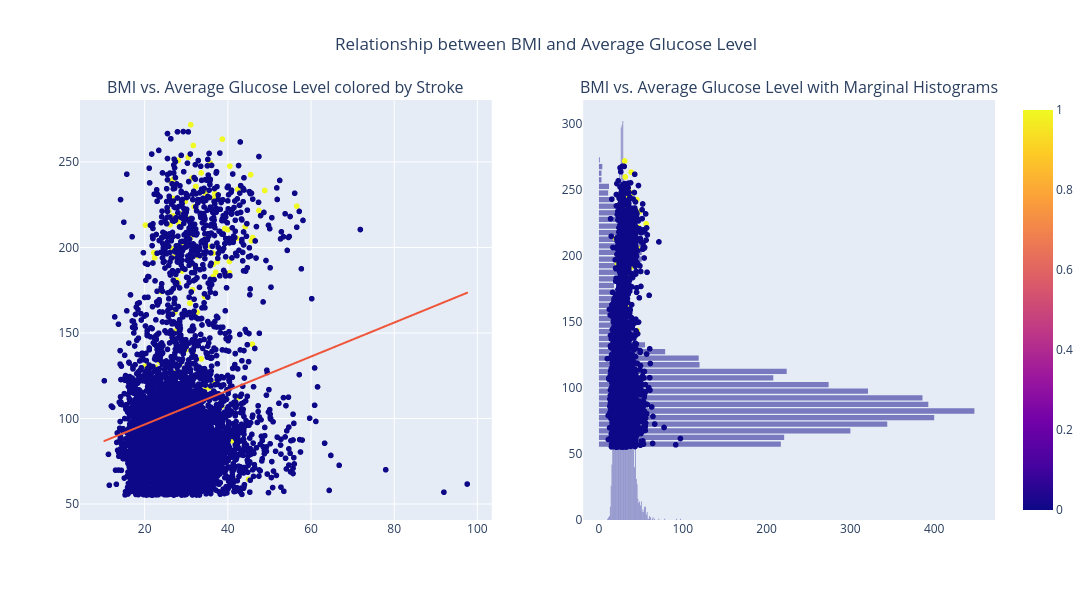

The cell this chart's notebook holds for it:
### Code cell
import plotly.express as px
import plotly.subplots as sp
import pandas as pd

# Example DataFrame setup (use your actual DataFrame here)
# df = pd.read_csv('your_dataset.csv')

# Scatter Plot: BMI vs. Average Glucose Level colored by Stroke
scatter_plot = px.scatter(
    df,
    x='bmi',
    y='avg_glucose_level',
    color='stroke',
    labels={'bmi': 'BMI', 'avg_glucose_level': 'Average Glucose Level', 'stroke': 'Stroke'},
    title='Scatter Plot of BMI vs. Average Glucose Level colored by Stroke',
    trendline='ols'  # Adds a trendline to show the overall relationship
)

# Scatter Plot with Marginal Histograms
scatter_histogram = px.scatter(
    df,
    x='bmi',
    y='avg_glucose_level',
    color='stroke',
    marginal_x='histogram',  # Adds a histogram to the x-axis
    marginal_y='histogram',  # Adds a histogram to the y-axis
    labels={'bmi': 'BMI', 'avg_glucose_level': 'Average Glucose Level', 'stroke': 'Stroke'},
    title='Scatter Plot of BMI vs. Average Glucose Level with Marginal Histograms'
)

# Create subplots
fig = sp.make_subplots(
    rows=1, cols=2,
    subplot_titles=[
        'BMI vs. Average Glucose Level colored by Stroke',
        'BMI vs. Average Glucose Level with Marginal Histograms'
    ],
    horizontal_spacing=0.1
)

# Add scatter plot to subplots
for trace in scatter_plot.data:
    fig.add_trace(trace, row=1, col=1)
for trace in scatter_histogram.data:
    fig.add_trace(trace, row=1, col=2)

# Update layout for better readability
fig.update_layout(
    height=600,
    width=1200,
    title_text="Relationship between BMI and Average Glucose Level",
    showlegend=True,
    title_x=0.5
)

# Show the plot
fig.show()

### Figure 1 — Plotly figure (JSON) as saved in the notebook; plotly's stock layout.template omitted (floating-point values rounded to 4 significant figures; data arrays with more than 128 entries replaced by an {"elided": "..."} marker saying what was removed)
{"data": [{"hovertemplate": "BMI=%{x}<br>Average Glucose Level=%{y}<br>Stroke=%{marker.color}<extra></extra>", "legendgroup": "", "marker": {"color": {"elided": "4909 int values"}, "coloraxis": "coloraxis", "symbol": "circle"}, "mode": "markers", "name": "", "showlegend": false, "type": "scattergl", "x": {"elided": "4909 float values"}, "xaxis": "x", "y": {"elided": "4909 float values"}, "yaxis": "y"}, {"hovertemplate": "<b>OLS trendline</b><br>avg_glucose_level = 0.992679 * bmi + 76.6234<br>R<sup>2</sup>=0.030801<br><br>BMI=%{x}<br>Average Glucose Level=%{y} <b>(trend)</b><extra></extra>", "legendgroup": "", "marker": {"symbol": "circle"}, "mode": "lines", "name": "", "showlegend": false, "type": "scattergl", "x": {"elided": "4909 float values"}, "xaxis": "x", "y": {"elided": "4909 float values"}, "yaxis": "y"}, {"hovertemplate": "BMI=%{x}<br>Average Glucose Level=%{y}<br>Stroke=%{marker.color}<extra></extra>", "legendgroup": "", "marker": {"color": {"elided": "4909 int values"}, "coloraxis": "coloraxis", "symbol": "circle"}, "mode": "markers", "name": "", "showlegend": false, "type": "scattergl", "x": {"elided": "4909 float values"}, "xaxis": "x2", "y": {"elided": "4909 float values"}, "yaxis": "y2"}, {"alignmentgroup": "True", "bingroup": "x", "hovertemplate": "BMI=%{x}<br>count=%{y}<extra></extra>", "legendgroup": "", "marker": {"color": "#0d0887"}, "name": "", "offsetgroup": "", "opacity": 0.5, "showlegend": false, "type": "histogram", "x": {"elided": "4909 float values"}, "xaxis": "x2", "yaxis": "y2"}, {"alignmentgroup": "True", "bingroup": "y", "hovertemplate": "Average Glucose Level=%{y}<br>count=%{x}<extra></extra>", "legendgroup": "", "marker": {"color": "#0d0887"}, "name": "", "offsetgroup": "", "opacity": 0.5, "showlegend": false, "type": "histogram", "xaxis": "x2", "y": {"elided": "4909 float values"}, "yaxis": "y2"}], "layout": {"annotations": [{"font": {"size": 16}, "showarrow": false, "text": "BMI vs. Average Glucose Level colored by Stroke", "x": 0.225, "xanchor": "center", "xref": "paper", "y": 1, "yanchor": "bottom", "yref": "paper"}, {"font": {"size": 16}, "showarrow": false, "text": "BMI vs. Average Glucose Level with Marginal Histograms", "x": 0.775, "xanchor": "center", "xref": "paper", "y": 1, "yanchor": "bottom", "yref": "paper"}], "height": 600, "showlegend": true, "title": {"text": "Relationship between BMI and Average Glucose Level", "x": 0.5}, "width": 1200, "xaxis": {"anchor": "y", "autorange": true, "domain": [0, 0.45], "range": [4.551, 103.3], "type": "linear"}, "xaxis2": {"anchor": "y2", "autorange": true, "domain": [0.55, 1], "range": [-18.26, 472.5], "type": "linear"}, "yaxis": {"anchor": "x", "autorange": true, "domain": [0, 1], "range": [40.65, 286.2], "type": "linear"}, "yaxis2": {"anchor": "x2", "autorange": true, "domain": [0, 1], "range": [0, 317.9], "type": "linear"}}}
